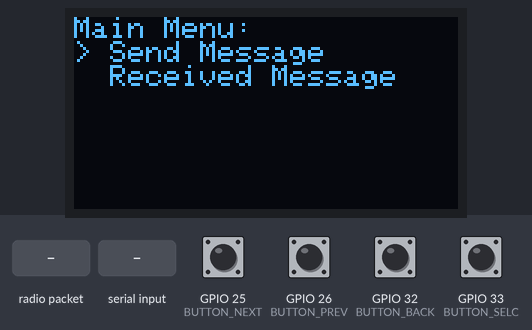
Recording of a sketch running on a simulated ESP32. Shown: 128×64 one-colour display. The test bench sets the inputs (shaded band); at power-on: GPIO 25 (BUTTON_NEXT), GPIO 26 (BUTTON_PREV), GPIO 32 (BUTTON_BACK), GPIO 33 (BUTTON_SELC) HIGH. No radio packets arrive unless stated; what the sketch prints to the serial monitor is not drawn.

Above: at 1.3 s.
1.4 s: GPIO 33 (BUTTON_SELC) pulled LOW for 1 s
At 2.6 s:
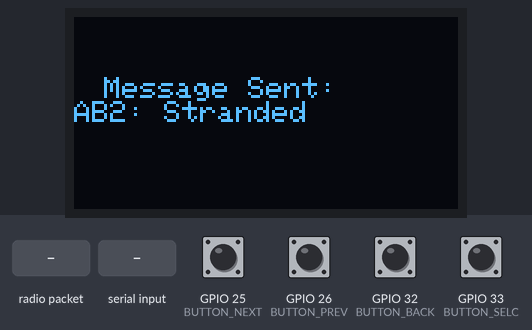
5.3 s: radio packet "1" arrives
At 5.7 s:
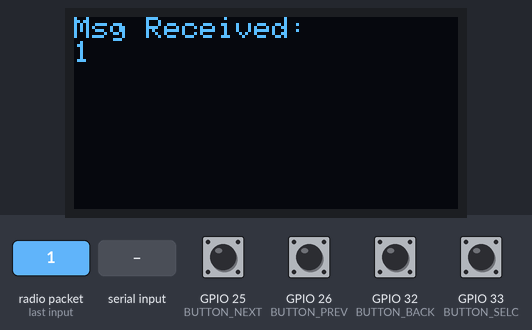
8.3 s: "1\n" received over Serial
At 9.0 s:
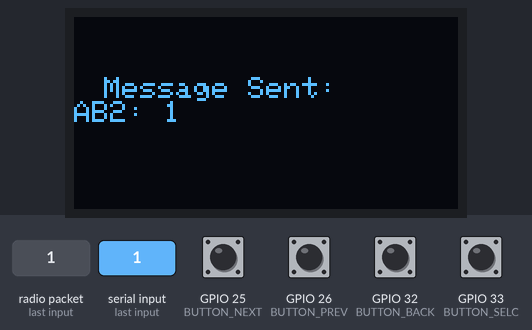
11.3 s: GPIO 25 (BUTTON_NEXT) pulled LOW for 1 s
At 11.48 s:
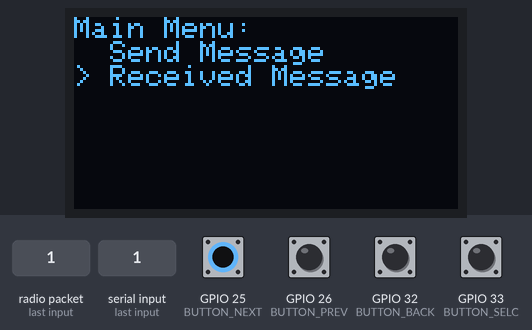
13.8 s: GPIO 33 (BUTTON_SELC) pulled LOW for 0.15 s
At 14.6 s:
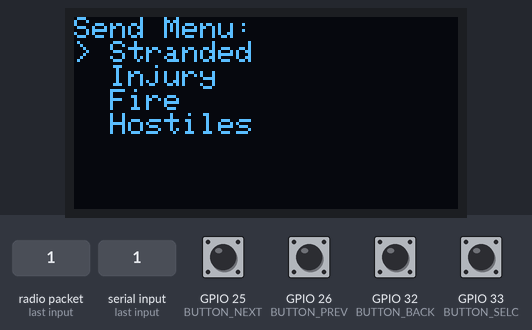
15.4 s: GPIO 26 (BUTTON_PREV) pulled LOW for 0.15 s
At 15.8 s:
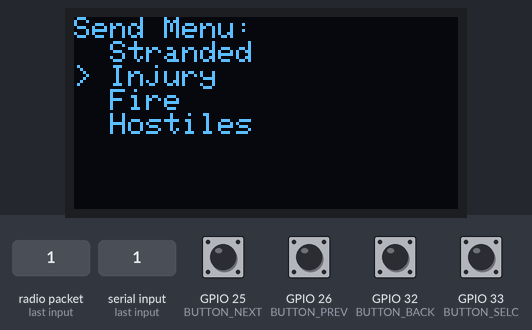
Timing chart, 0 to 18.0 s (numbered marks = the images above; inputs shaded):
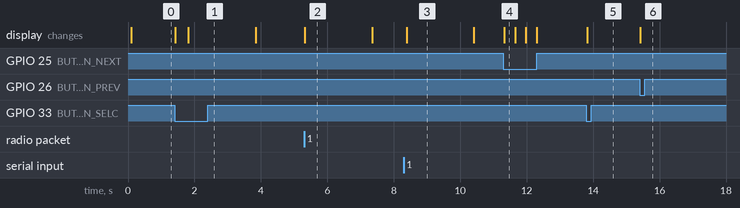

Measured:
- after the input at 1.4 s, the display: first changes at once (image 1 shows a later state)
- after the input at 5.3 s, the display: changes at once (image 2)
- after the input at 8.3 s, the display: changes after 0.09 s (image 3)
- after the input at 11.3 s, the display: changes at once (image 4)
- after the input at 13.8 s, the display: changes at once (image 5)
- after the input at 15.4 s, the display: changes at once (image 6)
- what the display in image 2 shows lasts 2.1 s, from 5.3 s to 7.4 s

The sketch:

MPMC_FINAL.ino
```cpp
#include <SPI.h>
#include <LoRa.h>
#include <Wire.h>
#include <Adafruit_GFX.h>
#include <Adafruit_SSD1306.h>

// Screen dimensions
#define SCREEN_WIDTH 128
#define SCREEN_HEIGHT 64

// Create display object (I2C Address: 0x3C)
Adafruit_SSD1306 display(SCREEN_WIDTH, SCREEN_HEIGHT, &Wire, -1);

// Pin definitions
#define SS 5
#define RST 14
#define DIO0 2
#define BUTTON_NEXT 25
#define BUTTON_PREV 26
#define BUTTON_SELC 33
#define BUTTON_BACK 32

// Device ID (should be unique)
const char* ID = "AB2";

// Menus definition
const char* mainMenu[] = { "Send Message", "Received Message" };
const int mainMenuSize = 2;

const char* sendMenu[] = { "Stranded", "Injury", "Fire", "Hostiles" };
const int sendMenuSize = 4;

// For menu navigation state
enum MenuState { MAIN_MENU, SEND_MENU, RECEIVE_MENU };
MenuState currentMenu = MAIN_MENU;
int currentSelection = 0;  // used for whichever menu is active

// Structure and storage for received messages (last 3)
struct ReceivedMessage {
  String senderID;
  String message;
};
ReceivedMessage receivedMessages[3];
int receivedCount = 0;  // counts all messages received

// ------------------------
// Utility Functions
// ------------------------

// Store a new received message in a circular buffer of size 3.
void storeReceivedMessage(String sender, String msg) {
  int index = receivedCount % 3;
  receivedMessages[index].senderID = sender;
  receivedMessages[index].message = msg;
  receivedCount++;
}

// ------------------------
// Menu Display Functions
// ------------------------

// Display the main menu
void displayMainMenu() {
  display.clearDisplay();
  display.setTextSize(1);
  display.setTextColor(WHITE);
  display.setCursor(0, 0);
  display.println("Main Menu:");
  for (int i = 0; i < mainMenuSize; i++) {
    if (i == currentSelection)
      display.print("> ");
    else
      display.print("  ");
    display.println(mainMenu[i]);
  }
  display.display();
}

// Display the send message menu
void displaySendMenu() {
  display.clearDisplay();
  display.setTextSize(1);
  display.setTextColor(WHITE);
  display.setCursor(0, 0);
  display.println("Send Menu:");
  for (int i = 0; i < sendMenuSize; i++) {
    if (i == currentSelection)
      display.print("> ");
    else
      display.print("  ");
    display.println(sendMenu[i]);
  }
  display.display();
}

// Display the received messages menu
void displayReceiveMenu() {
  display.clearDisplay();
  display.setTextSize(1);
  display.setTextColor(WHITE);
  display.setCursor(0, 0);
  display.println("Received Msgs:");
  // Determine how many messages to show (up to 3)
  int count = min(receivedCount, 3);
  // Show messages in reverse order (newest first)
  for (int i = 0; i < count; i++) {
    // Calculate index from the circular buffer (newest at index (receivedCount-1)%3)
    int index = (receivedCount - 1 - i) % 3;
    display.print(receivedMessages[index].senderID);
    display.print(": ");
    display.println(receivedMessages[index].message);
    display.println("----------------");
  }
  display.display();
}

// ------------------------
// Message Sending Function
// ------------------------

// Send the currently selected message from the send menu
void sendSelectedMessage() {
  String message = sendMenu[currentSelection];
  // Prepend our device ID so receivers know who sent it.
  String fullMessage = String(ID) + ": " + message;

  // Send via LoRa
  LoRa.beginPacket();
  LoRa.print(fullMessage);
  LoRa.endPacket();

  // Provide user feedback
  display.clearDisplay();
  display.setTextSize(1);
  display.setCursor(10, 20);
  display.println("Message Sent:");
  display.println(fullMessage);
  display.display();
  delay(2000);  // brief pause for user to read
}

// ------------------------
// LoRa Receive Function
// ------------------------

// Check for incoming LoRa messages and store them
void checkForReceivedMessage() {
  int packetSize = LoRa.parsePacket();
  if (packetSize) {
    String received = "";
    while (LoRa.available()) {
      received += (char)LoRa.read();
    }
    // Assume format "SenderID: message"
    int sep = received.indexOf(':');
    String sender = "Unknown";
    String msgText = received;
    if (sep != -1) {
      sender = received.substring(0, sep);
      msgText = received.substring(sep + 2);  // skip the colon and space
    }
    storeReceivedMessage(sender, msgText);

    // Show a brief notification
    display.clearDisplay();
    display.setTextSize(1);
    display.setCursor(0, 0);
    display.println("Msg Received:");
    display.println(received);
    display.display();
    delay(2000);

    // Refresh current menu display after notification
    if (currentMenu == RECEIVE_MENU)
      displayReceiveMenu();
    else if (currentMenu == MAIN_MENU)
      displayMainMenu();
    else if (currentMenu == SEND_MENU)
      displaySendMenu();
  }
}

// ------------------------
// Menu Navigation Handler
// ------------------------

// Reads button states (active LOW) and updates the current menu/selection.
void updateMenu() {
  int btn_next = digitalRead(BUTTON_NEXT);
  int btn_prev = digitalRead(BUTTON_PREV);
  int btn_selc = digitalRead(BUTTON_SELC);
  int btn_back = digitalRead(BUTTON_BACK);

  // Navigate "up" in the current menu
  if (btn_next == LOW) {
    if (currentMenu == MAIN_MENU) {
      currentSelection = (currentSelection - 1 + mainMenuSize) % mainMenuSize;
      displayMainMenu();
    } else if (currentMenu == SEND_MENU) {
      currentSelection = (currentSelection - 1 + sendMenuSize) % sendMenuSize;
      displaySendMenu();
    }
    delay(300);  // debounce
  }

  // Navigate "down" in the current menu
  if (btn_prev == LOW) {
    if (currentMenu == MAIN_MENU) {
      currentSelection = (currentSelection + 1) % mainMenuSize;
      displayMainMenu();
    } else if (currentMenu == SEND_MENU) {
      currentSelection = (currentSelection + 1) % sendMenuSize;
      displaySendMenu();
    }
    delay(300);
  }

  // Select the current menu option
  if (btn_selc == LOW) {
    if (currentMenu == MAIN_MENU) {
      // Option 0 = Send Message, Option 1 = Received Message
      if (currentSelection == 0) {
        currentMenu = SEND_MENU;
        currentSelection = 0;
        displaySendMenu();
      } else if (currentSelection == 1) {
        currentMenu = RECEIVE_MENU;
        displayReceiveMenu();
      }
    } else if (currentMenu == SEND_MENU) {
      // Send the message corresponding to the selected option
      sendSelectedMessage();
      // Return to the main menu afterward
      currentMenu = MAIN_MENU;
      currentSelection = 0;
      displayMainMenu();
    } else if (currentMenu == RECEIVE_MENU) {
      // When in the received messages screen, a select returns to the main menu
      currentMenu = MAIN_MENU;
      currentSelection = 0;
      displayMainMenu();
    }
    delay(300);
  }

  // Back button: return to the main menu if not already there
  if (btn_back == LOW) {
    if (currentMenu != MAIN_MENU) {
      currentMenu = MAIN_MENU;
      currentSelection = 0;
      displayMainMenu();
      delay(300);
    }
  }
}

// ------------------------
// Setup and Loop
// ------------------------

void setup() {
  Serial.begin(115200);
  LoRa.setPins(SS, RST, DIO0);
  pinMode(BUTTON_NEXT, INPUT_PULLUP);
  pinMode(BUTTON_PREV, INPUT_PULLUP);
  pinMode(BUTTON_SELC, INPUT_PULLUP);
  pinMode(BUTTON_BACK, INPUT_PULLUP);

  // Initialize LoRa (433MHz)
  if (!LoRa.begin(433E6)) {
    Serial.println("LoRa init failed!");
    while (1);
  }

  // Initialize the display
  if (!display.begin(SSD1306_SWITCHCAPVCC, 0x3C)) {
    Serial.println(F("SSD1306 allocation failed"));
    while (1);
  }
  display.clearDisplay();
  display.display();

  // Start with the main menu on the display
  displayMainMenu();
  Serial.println("LoRa is ready. Device ID: " + String(ID));
}

void loop() {
  // Continuously check for incoming LoRa messages
  checkForReceivedMessage();

  // Update menu based on button input
  updateMenu();

  // Optionally, allow sending custom messages via Serial
  if (Serial.available()) {
    String message = Serial.readStringUntil('\n');
    message.trim();
    if (message.length() > 0) {
      String fullMessage = String(ID) + ": " + message;
      LoRa.beginPacket();
      LoRa.print(fullMessage);
      LoRa.endPacket();
      display.clearDisplay();
      display.setCursor(10, 20);
      display.println("Message Sent:");
      display.println(fullMessage);
      display.display();
      delay(2000);

      // Refresh the current menu display
      if (currentMenu == MAIN_MENU)
        displayMainMenu();
      else if (currentMenu == SEND_MENU)
        displaySendMenu();
      else if (currentMenu == RECEIVE_MENU)
        displayReceiveMenu();
    }
  }
}
```
